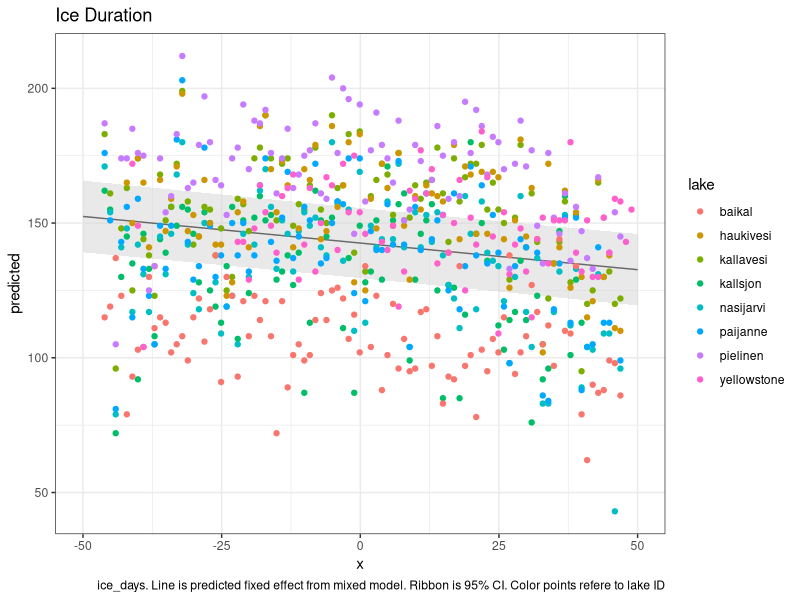
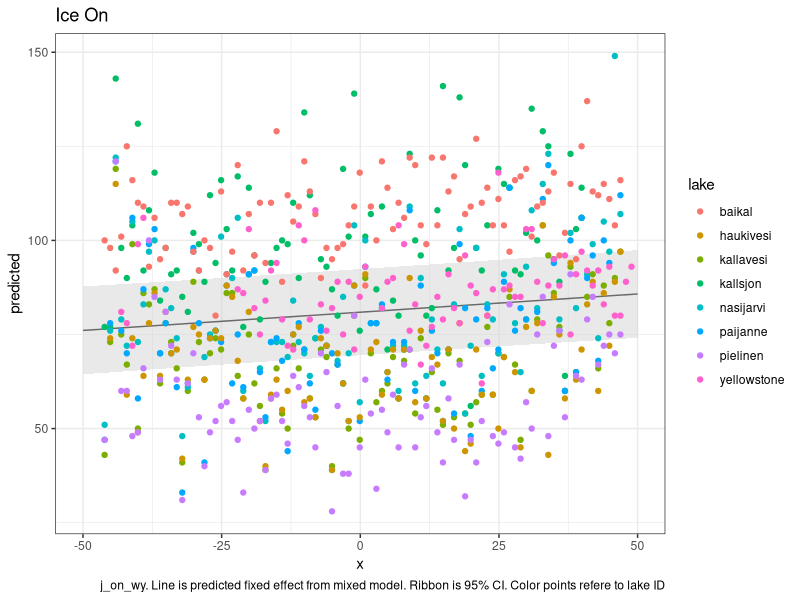
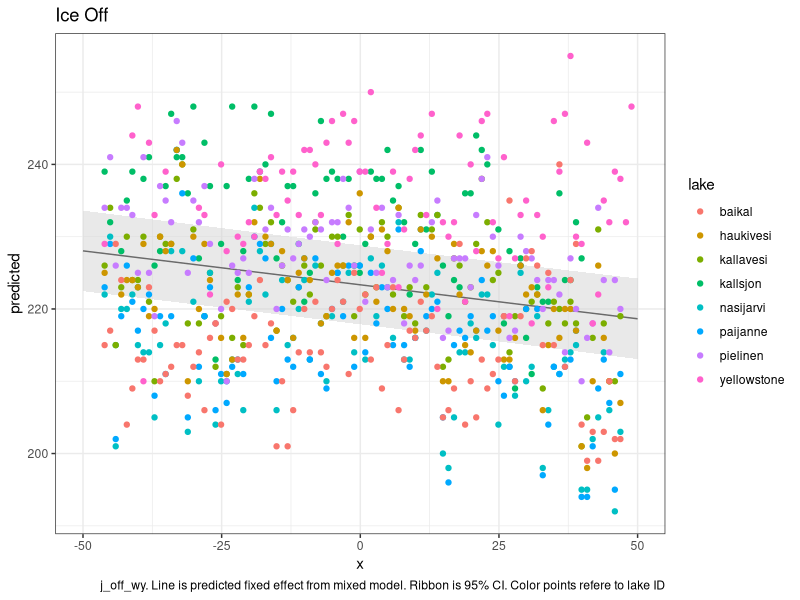
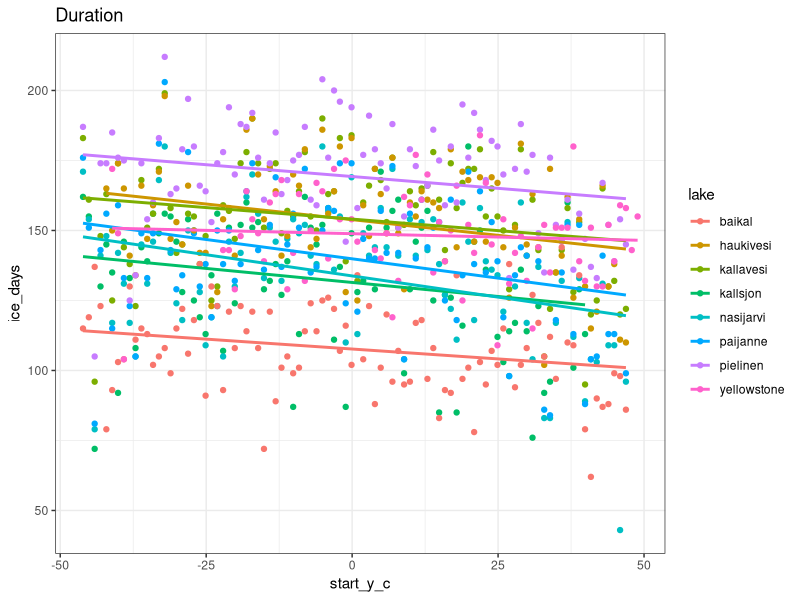
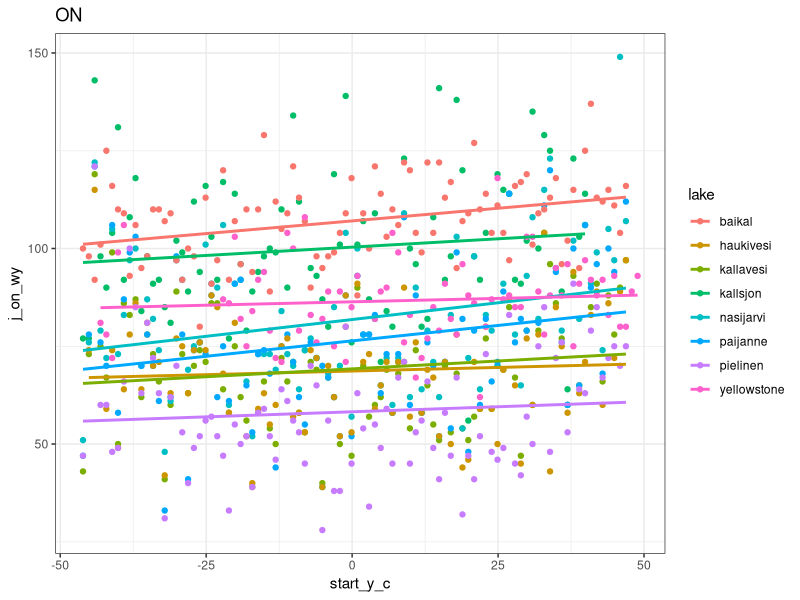
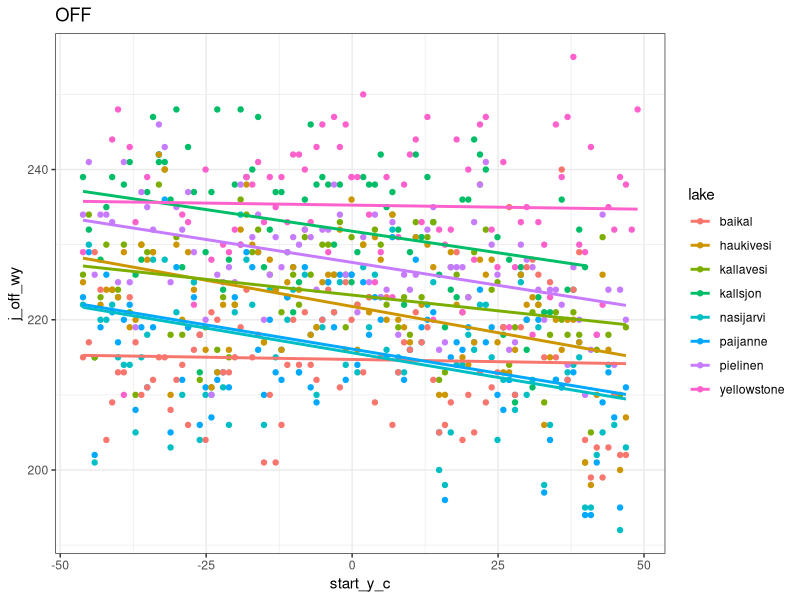

Write the R code that produced these figures, in order.
## ---- chunk 1
knitr::opts_chunk$set(echo = TRUE)
# libraries
library(tidyverse)
library(lme4)
library(lmerTest)
library(ggeffects)
## ---- chunk 2
library(tidyverse)
library(lme4)
library(lmerTest)
library(ggeffects)
## ---- chunk 3
# Custom function from Oleksy
# custom function to caluclate julian-day of water year
hydro.day = function(x, start.month = 10L) {
  start.yr = year(x) - (month(x) < start.month)
  start.date = make_date(start.yr, start.month, 1L)
  as.integer(x - start.date + 1L)
}
## ---- chunk 4
## Non-Yellowstone lakes
non_ysl <- read_csv(here::here("scripts/other_phenology.txt"))

non_ysl <- non_ysl %>%
  # select necessary columns
  select(lake, lakecode, start_year, iceOn, iceOff, orig_duration) %>% 
  # filter out lakes: 
  filter(lakecode == "JK25"| # Lake Haukivesi
           lakecode == "JK02"| # Lake Kallavesi
           lakecode == "GW369"| # Lake Kallsjön
           lakecode == "JK03"| # Näsijärvi
           lakecode == "JK05"| # Päijänne
           lakecode == "JK40"| # Pielinen
           lakecode == "NG1" # Lake Baikal
  ) %>%
  # caluclate on and off julian dates for water year
  mutate(j_on_wy = hydro.day(iceOn),
         j_off_wy = hydro.day(iceOff)) %>%
  # filter out data only from 1927 to 2022
  filter(start_year >= 1927, start_year <=2022) %>%
  mutate(ice_days = j_off_wy - j_on_wy)

# yellowstone data
ysl_ice <- read.csv(here::here("scripts/YSLoff.csv")) %>%
  select(Year, IceOnDate, IceOffDate,) %>%
  mutate(lake = "yellowstone")

# modify data
ysl_ice <- ysl_ice %>%
  unite(IceOnDate, c(IceOnDate, Year), sep = "-", remove = FALSE) %>%
  unite(IceOffDate, c(IceOffDate, Year), sep = "-", remove = FALSE) %>%
  mutate(on_date = dmy(IceOnDate),
         off_date = dmy(IceOffDate)) %>%
  mutate(j_on_wy = hydro.day(on_date),
         j_off_wy = hydro.day(off_date),
         ice_days = j_off_wy - j_on_wy) %>%
  rename(start_year = Year) %>%
  select(lake, start_year, j_on_wy, j_off_wy, ice_days) 

# combine data sets
full_data <- bind_rows(non_ysl, ysl_ice) %>%
  mutate(start_y_c = start_year - mean(start_year, na.rm = TRUE))
## ---- chunk 5
mod_fun <- function(dat, response, title = NA){
  resp_var <- enquo(response)
  lme_mod <- lmer(as.formula(paste0(response, "~ start_y_c + (1|lake)")), data = dat)
  out <- summary(lme_mod)
  pred.mm <- ggpredict(lme_mod, terms = c("start_y_c"))
  
  plot <- ggplot(pred.mm) +
     geom_line(aes(x = x, y = predicted)) +
     geom_ribbon(aes(x = x, ymin = predicted - 1.96* std.error,
                     ymax = predicted + 1.96 * std.error),
                 fill = "lightgrey", alpha = 0.5) +
     geom_point(data = dat,
                aes_string(y = response,
                    x = "start_y_c",
                    color = "lake")) +
     theme_bw() +
     labs(title = title,
       caption = paste0(response, ". Line is predicted fixed effect from mixed model. Ribbon is 95% CI. Color points refere to lake ID"))
  print(plot)
  return(out)
}
## ---- chunk 6
mod_fun(full_data, "ice_days", "Ice Duration")
## ---- chunk 7
mod_fun(full_data, "j_on_wy", "Ice On")
## ---- chunk 8
mod_fun(full_data, "j_off_wy", "Ice Off")
## ---- chunk 9
ggplot(full_data, 
       aes(x = start_y_c,
                   y = ice_days,
                   color = lake)) +
     geom_point() +
  stat_smooth(method = "lm", se = FALSE) +
     theme_bw() +
  labs(title = "Duration")
## ---- chunk 10
ggplot(full_data, 
       aes(x = start_y_c,
                   y = j_on_wy,
                   color = lake)) +
     geom_point() +
  stat_smooth(method = "lm", se = FALSE) +
     theme_bw() +
  labs(title = "ON")
## ---- chunk 11
ggplot(full_data, 
       aes(x = start_y_c,
                   y = j_off_wy,
                   color = lake)) +
     geom_point() +
  stat_smooth(method = "lm", se = FALSE) +
     theme_bw() +
  labs(title = "OFF")
